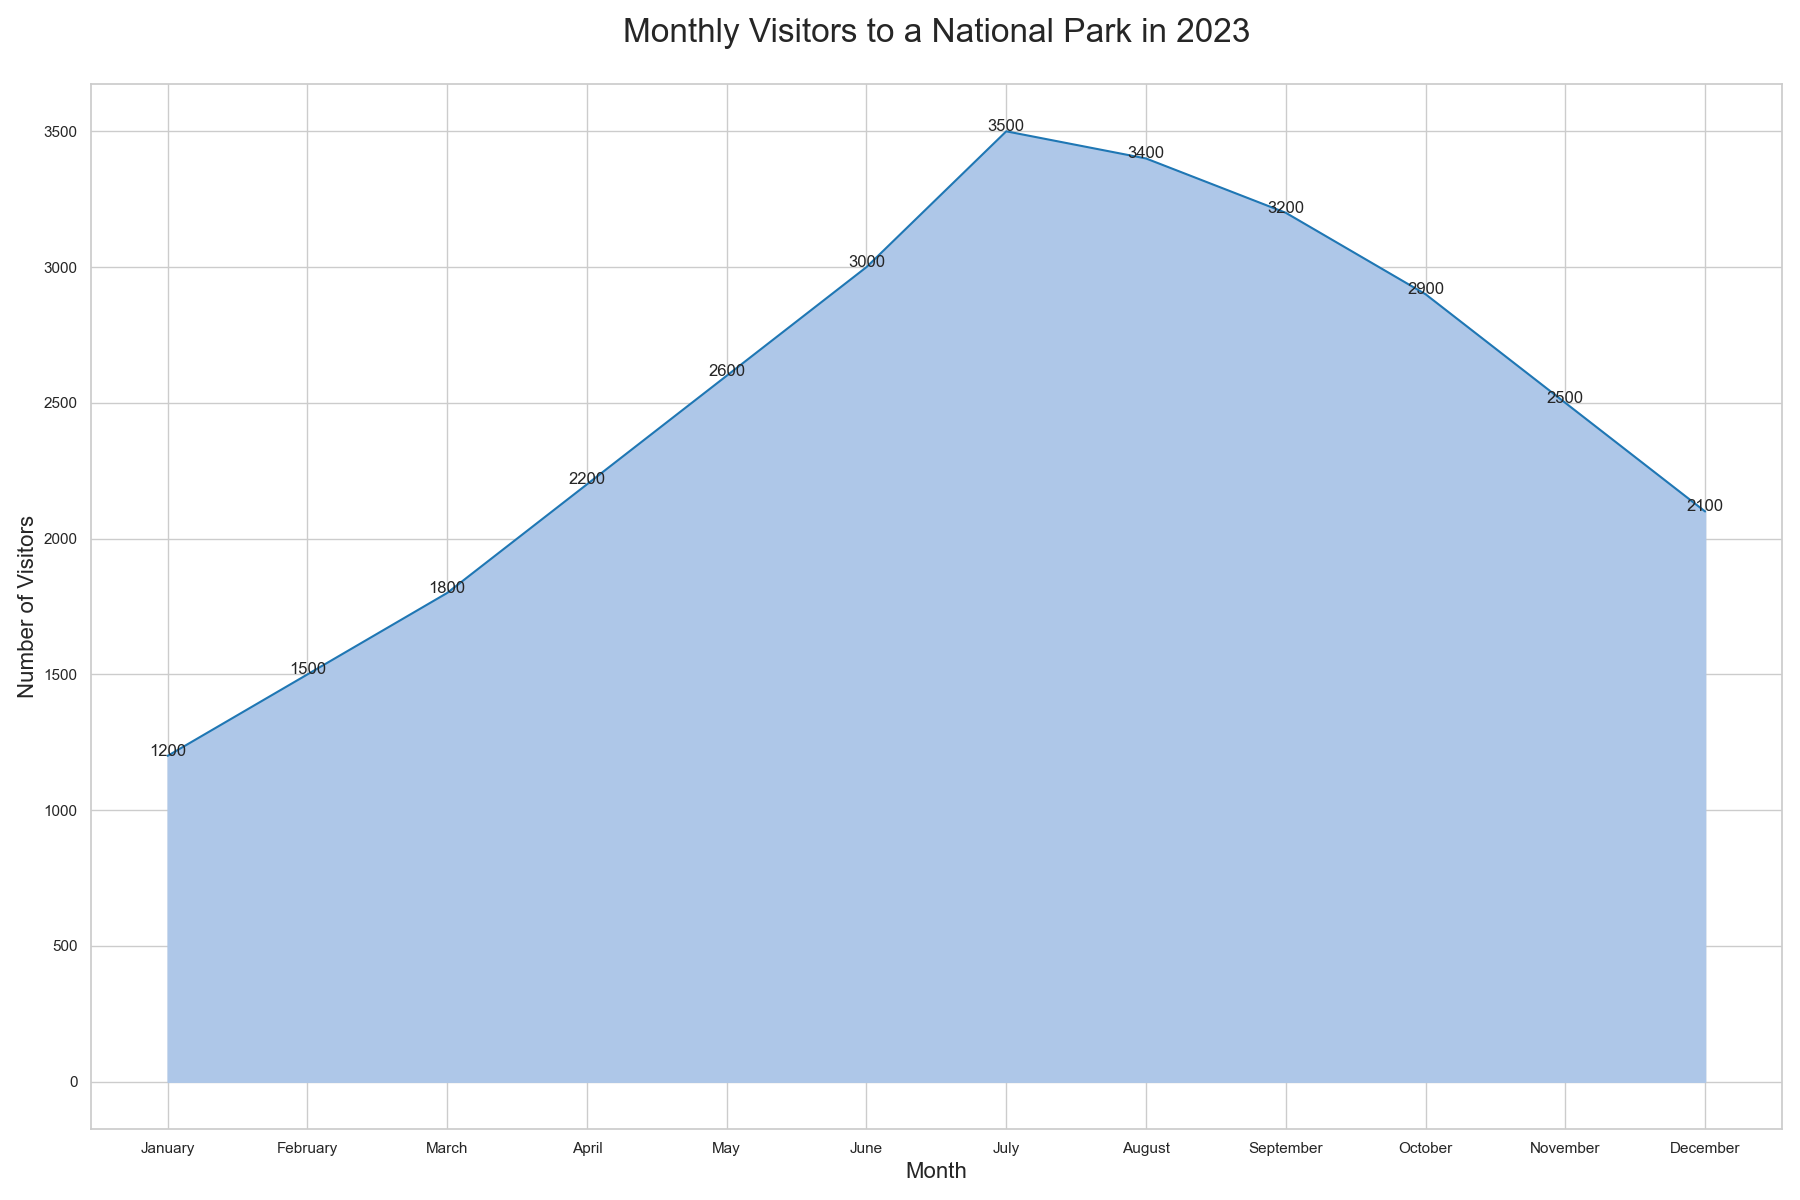

Reproduce this figure in Python.

import pandas as pd
import seaborn as sns
import matplotlib.pyplot as plt

# Create a DataFrame from the provided data
data = {
    "Month": ["January", "February", "March", "April", "May", "June", "July",
              "August", "September", "October", "November", "December"],
    "Visitors": [1200, 1500, 1800, 2200, 2600, 3000, 3500, 3400, 3200, 2900, 2500, 2100]
}
df = pd.DataFrame(data)
df['Month'] = pd.Categorical(df['Month'], categories=data['Month'], ordered=True)

# Set the aesthetic style of the plots
sns.set_style("whitegrid")

# Create the area chart
plt.figure(figsize=(18, 12))
area_chart = sns.lineplot(data=df, x='Month', y='Visitors', color="#1f77b4")

# Filling the area under the line
plt.fill_between(data['Month'], df['Visitors'], color="#aec7e8")

# Customize the axes and title
area_chart.set_title('Monthly Visitors to a National Park in 2023', fontsize=24, pad=30)
area_chart.set_xlabel('Month', fontsize=16)
area_chart.set_ylabel('Number of Visitors', fontsize=16)

# Adding annotations
for i, visitors in enumerate(df['Visitors']):
    plt.text(df['Month'][i], visitors, str(visitors), horizontalalignment='center')

# Show the plot
plt.tight_layout()
plt.show()
